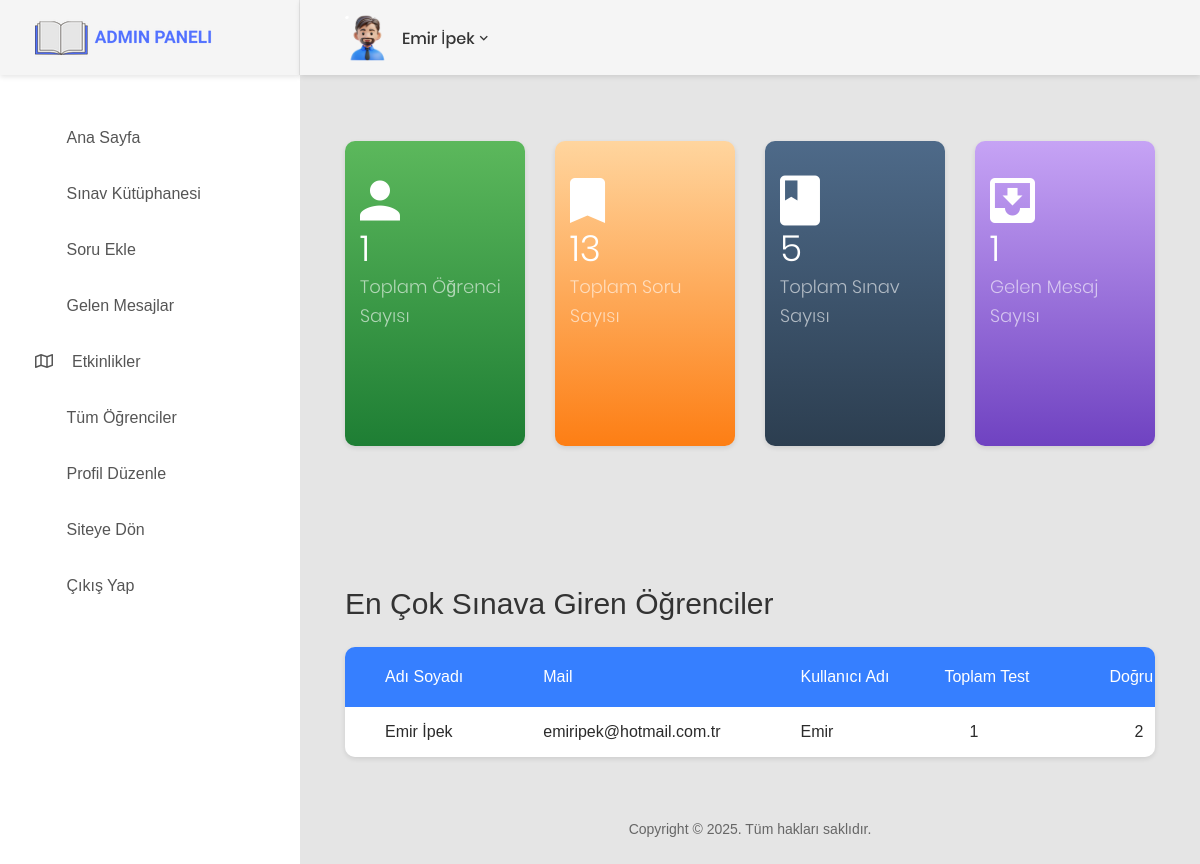
The app's page /AdminPanel/index.php (signed in) with its own data.
### tables this page shows
CREATE TABLE `users` (
  `Id` int NOT NULL,
  `Name` varchar(120) NOT NULL,
  `Username` varchar(120) NOT NULL,
  `Mail` varchar(255) NOT NULL,
  `Password` varchar(255) NOT NULL
);

### AdminPanel/topstudent.php (the view, shortened to what this page needs)
<div class="row" style="margin-top: 100px;">
    <div class="col-lg-12">
        <h2 class="title-1 m-b-25">En Çok Sınava Giren Öğrenciler</h2>
        <div class="table-responsive table--no-card m-b-40">
            <table class="table table-borderless table-striped table-earning">
                <thead>
                <tr>
                    <th>Adı Soyadı</th>
                    <th>Mail</th>
                    <th>Kullanıcı Adı</th>
                    <th class="text-right">Toplam Test</th>
                    <th class="text-right">Doğru Sayısı</th>
                </tr>
                </thead>
                <tbody>
                <?php $users = $conn->query("SELECT * FROM users")->fetchAll();
                foreach ($users as $item) {
                    $id = $item['Id'];
                    $totalTest = $conn->query("SELECT COUNT(*) FROM sptests where user_id = $id");
                    $totalResult = $totalTest->fetchColumn();
                    $stmk = $conn->prepare("SELECT SUM(Correct) FROM sptests WHERE user_id = :user_id");
                    $stmk->bindParam(':user_id', $id, PDO::PARAM_INT);
                    $stmk->execute();
                    $totalCorrect = $stmk->fetchColumn();
                    $totalCorrect = ($totalCorrect !== null) ? $totalCorrect : 0;
                    ?>
                    <tr>
                        <td><?php echo $item['Name']; ?></td>
                        <td><?php echo $item['Mail']; ?></td>
                        <td><?php echo $item['Username']; ?></td>
                        <td><?php echo $totalResult ?></td>
                        <td><?php echo $totalCorrect ?></td>
                    </tr>
                <?php } ?>
                </tbody>
            </table>
        </div>
    </div>
</div>

### records on screen
users: Name "Emir İpek", Mail "emiripek@hotmail.com.tr", Username "Emir", totalResult "1", totalCorrect "2"

### other values on screen
$_SESSION['Name'] "Emir İpek"
$count "1"
$count2 "13"
$count3 "5"
$count4 "1"
